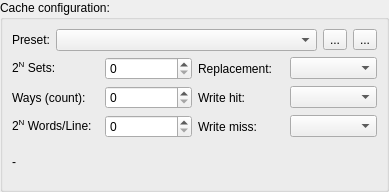
<?xml version="1.0" encoding="UTF-8"?>
<ui version="4.0">
 <class>Ripes::CacheConfigWidget</class>
 <widget class="QWidget" name="Ripes::CacheConfigWidget">
  <property name="geometry">
   <rect>
    <x>0</x>
    <y>0</y>
    <width>389</width>
    <height>192</height>
   </rect>
  </property>
  <property name="windowTitle">
   <string notr="true">Form</string>
  </property>
  <layout class="QGridLayout" name="gridLayout_2">
   <property name="leftMargin">
    <number>0</number>
   </property>
   <property name="topMargin">
    <number>0</number>
   </property>
   <property name="rightMargin">
    <number>0</number>
   </property>
   <property name="bottomMargin">
    <number>0</number>
   </property>
   <item row="0" column="0">
    <layout class="QVBoxLayout" name="verticalLayout_6">
     <item>
      <widget class="QGroupBox" name="groupBox">
       <property name="title">
        <string>Cache configuration:</string>
       </property>
       <layout class="QGridLayout" name="gridLayout_3">
        <item row="1" column="0">
         <layout class="QVBoxLayout" name="verticalLayout">
          <item>
           <layout class="QHBoxLayout" name="horizontalLayout_2">
            <item>
             <widget class="QLabel" name="label">
              <property name="sizePolicy">
               <sizepolicy hsizetype="Preferred" vsizetype="Fixed">
                <horstretch>0</horstretch>
                <verstretch>0</verstretch>
               </sizepolicy>
              </property>
              <property name="text">
               <string>Preset:</string>
              </property>
             </widget>
            </item>
            <item>
             <widget class="QComboBox" name="presets">
              <property name="sizePolicy">
               <sizepolicy hsizetype="MinimumExpanding" vsizetype="Fixed">
                <horstretch>0</horstretch>
                <verstretch>0</verstretch>
               </sizepolicy>
              </property>
             </widget>
            </item>
            <item>
             <widget class="QToolButton" name="savePresetButton">
              <property name="text">
               <string notr="true">...</string>
              </property>
             </widget>
            </item>
            <item>
             <widget class="QToolButton" name="removePresetButton">
              <property name="text">
               <string notr="true">...</string>
              </property>
             </widget>
            </item>
           </layout>
          </item>
          <item>
           <layout class="QGridLayout" name="gridLayout">
            <item row="5" column="2">
             <widget class="QLabel" name="label_9">
              <property name="text">
               <string>Write hit:</string>
              </property>
             </widget>
            </item>
            <item row="4" column="0">
             <widget class="QLabel" name="label_4">
              <property name="text">
               <string>&lt;html&gt;&lt;head/&gt;&lt;body&gt;&lt;p&gt;2&lt;span style=&quot; vertical-align:super;&quot;&gt;N&lt;/span&gt; Sets:&lt;/p&gt;&lt;/body&gt;&lt;/html&gt;</string>
              </property>
             </widget>
            </item>
            <item row="6" column="1">
             <widget class="QSpinBox" name="blocks">
              <property name="sizePolicy">
               <sizepolicy hsizetype="Preferred" vsizetype="Fixed">
                <horstretch>0</horstretch>
                <verstretch>0</verstretch>
               </sizepolicy>
              </property>
              <property name="maximum">
               <number>10</number>
              </property>
             </widget>
            </item>
            <item row="6" column="0">
             <widget class="QLabel" name="label_3">
              <property name="text">
               <string>&lt;html&gt;&lt;head/&gt;&lt;body&gt;&lt;p&gt;2&lt;span style=&quot; vertical-align:super;&quot;&gt;N&lt;/span&gt; Words/Line:&lt;/p&gt;&lt;/body&gt;&lt;/html&gt;</string>
              </property>
             </widget>
            </item>
            <item row="4" column="3">
             <widget class="QComboBox" name="replacementPolicy"/>
            </item>
            <item row="4" column="1">
             <widget class="QSpinBox" name="lines">
              <property name="sizePolicy">
               <sizepolicy hsizetype="Preferred" vsizetype="Fixed">
                <horstretch>0</horstretch>
                <verstretch>0</verstretch>
               </sizepolicy>
              </property>
              <property name="maximum">
               <number>10</number>
              </property>
             </widget>
            </item>
            <item row="6" column="3">
             <widget class="QComboBox" name="wrMiss"/>
            </item>
            <item row="6" column="2">
             <widget class="QLabel" name="label_10">
              <property name="text">
               <string>Write miss:</string>
              </property>
             </widget>
            </item>
            <item row="5" column="0">
             <widget class="QLabel" name="label_2">
              <property name="text">
               <string>Ways (count):</string>
              </property>
             </widget>
            </item>
            <item row="5" column="1">
             <widget class="QSpinBox" name="ways">
              <property name="sizePolicy">
               <sizepolicy hsizetype="Preferred" vsizetype="Fixed">
                <horstretch>0</horstretch>
                <verstretch>0</verstretch>
               </sizepolicy>
              </property>
              <property name="maximum">
               <number>1024</number>
              </property>
             </widget>
            </item>
            <item row="5" column="3">
             <widget class="QComboBox" name="wrHit"/>
            </item>
            <item row="4" column="2">
             <widget class="QLabel" name="label_8">
              <property name="text">
               <string>Replacement:</string>
              </property>
             </widget>
            </item>
           </layout>
          </item>
          <item>
           <widget class="QLabel" name="summary">
            <property name="text">
             <string notr="true">-</string>
            </property>
            <property name="wordWrap">
             <bool>true</bool>
            </property>
           </widget>
          </item>
         </layout>
        </item>
       </layout>
      </widget>
     </item>
    </layout>
   </item>
  </layout>
 </widget>
 <resources/>
 <connections/>
</ui>
